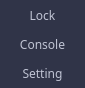
<?xml version="1.0" encoding="UTF-8"?>
<ui version="4.0">
 <class>FunctionBarChoiceDialog</class>
 <widget class="QDialog" name="FunctionBarChoiceDialog">
  <property name="geometry">
   <rect>
    <x>0</x>
    <y>0</y>
    <width>85</width>
    <height>88</height>
   </rect>
  </property>
  <property name="windowTitle">
   <string>Dialog</string>
  </property>
  <widget class="QPushButton" name="lockBtn">
   <property name="geometry">
    <rect>
     <x>0</x>
     <y>0</y>
     <width>85</width>
     <height>30</height>
    </rect>
   </property>
   <property name="font">
    <font>
     <family>Microsoft YaHei UI Light</family>
    </font>
   </property>
   <property name="cursor">
    <cursorShape>PointingHandCursor</cursorShape>
   </property>
   <property name="styleSheet">
    <string notr="true">QPushButton{background-color:rgb(48,52,72);color:rgb(192,196,212);border:0px solid rgb(239,239,239);}
QPushButton:hover{background-color:rgb(44,48,67);color:white;}</string>
   </property>
   <property name="text">
    <string>Lock</string>
   </property>
  </widget>
  <widget class="QPushButton" name="consoleBtn">
   <property name="geometry">
    <rect>
     <x>0</x>
     <y>29</y>
     <width>85</width>
     <height>30</height>
    </rect>
   </property>
   <property name="font">
    <font>
     <family>Microsoft YaHei UI Light</family>
    </font>
   </property>
   <property name="cursor">
    <cursorShape>PointingHandCursor</cursorShape>
   </property>
   <property name="styleSheet">
    <string notr="true">QPushButton{background-color:rgb(48,52,72);color:rgb(192,196,212);border:0px solid rgb(239,239,239);}
QPushButton:hover{background-color:rgb(44,48,67);color:white;}</string>
   </property>
   <property name="text">
    <string>Console</string>
   </property>
  </widget>
  <widget class="QPushButton" name="setBtn">
   <property name="geometry">
    <rect>
     <x>0</x>
     <y>58</y>
     <width>85</width>
     <height>30</height>
    </rect>
   </property>
   <property name="font">
    <font>
     <family>Microsoft YaHei UI Light</family>
    </font>
   </property>
   <property name="cursor">
    <cursorShape>PointingHandCursor</cursorShape>
   </property>
   <property name="styleSheet">
    <string notr="true">QPushButton{background-color:rgb(48,52,72);color:rgb(192,196,212);border:0px solid rgb(239,239,239);}
QPushButton:hover{background-color:rgb(44,48,67);color:white;}</string>
   </property>
   <property name="text">
    <string>Setting</string>
   </property>
  </widget>
 </widget>
 <resources/>
 <connections/>
</ui>
